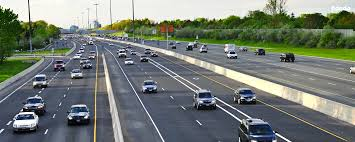
#> input picture pictures/highway.jpeg, 355 x 142 px, found by its file name
$ python helper.py
#> lines starting #> are read from the running program, lines starting #| are printed output that depends on the picture; after the words box and inside, x2 and y2 are one past the last pixel; in counts of white or black regions, pixels touching at a corner belong together
import cv2
import os
import numpy as np
import sys
import matplotlib.pyplot as plt


def handmade_thresholding(image, threshold, max_value, min_value):
    for i in range(image.shape[0]):
        for j in range(image.shape[1]):
            if image[i][j] > threshold:
                image[i][j] = max_value
            else:
                image[i][j] = min_value

    return image

try:
    image_path = '/home/aynur/Desktop/opencv_python/pictures/highway.jpeg'

    if not os.path.exists(image_path):
        raise FileNotFoundError("Image file does not exist!")

    image = cv2.imread(image_path)
#> image is the input picture: shape (142, 355, 3); mean B, G, R 116.2, 123.6, 115.9

    if image is None:
        raise ValueError("Failed to load the image. The format may be unsupported or the file may be corrupted.")

    gray = cv2.cvtColor(image, cv2.COLOR_BGR2GRAY)
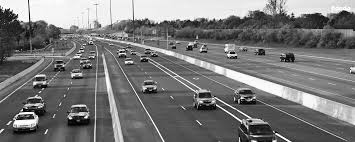
#> gray: shape (142, 355); min 0, max 255, mean 120.5
    ret, thresh = cv2.threshold(gray, 0, 255, cv2.THRESH_OTSU)
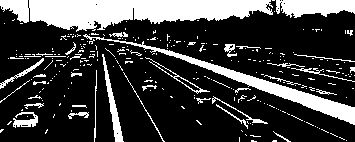
#> thresh: shape (142, 355); 24.4% white; 279 white regions (241 under 20 px), largest, box (x1, y1, x2, y2) and area: (0, 0, 273, 32) 5571, (83, 34, 355, 125) 2239, (276, 0, 355, 18) 1069
#> ret = 153
    cv2.imshow('Thresholding', thresh)

    result = handmade_thresholding(gray.copy(), 125, 255, 0)
#> after the loop in handmade_thresholding, `for i in range(image.shape[0]):`:
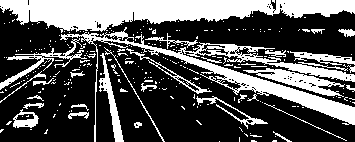
#> image: shape (142, 355); 33.8% white; 271 white regions (238 under 20 px), largest, box (x1, y1, x2, y2) and area: (0, 0, 355, 33) 6925, (60, 27, 355, 142) 4569, (243, 68, 345, 97) 956
    cv2.imshow('Handmade thresholding', result)

    final = np.hstack((thresh, result))
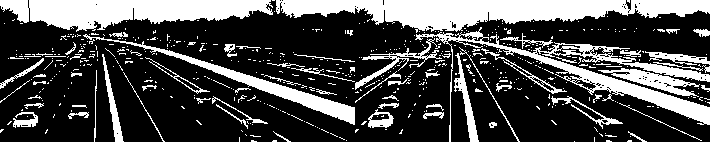
#> final: shape (142, 710); 29.1% white; 549 white regions (479 under 20 px), largest, box (x1, y1, x2, y2) and area: (276, 0, 710, 33) 7994, (0, 0, 273, 32) 5571, (415, 27, 710, 142) 4569
    cv2.imshow('Result', final)

    plt.subplot(1, 2, 1)
    plt.imshow(thresh, cmap='gray')
    plt.title('OpenCV Threshold')
    plt.axis('off')

    plt.subplot(1, 2, 2)
    plt.imshow(result, cmap='gray')
    plt.title('Handmade Threshold')
    plt.axis('off')

    plt.tight_layout()
    plt.show()

    while True:
        key = cv2.waitKey(100) & 0xFF
#> (key q is pressed here)
        if key == 27 or key == ord('q'):
            print('Exiting...')
            break

except FileNotFoundError as fnf:
    print(f"Error: {fnf}")
except ValueError as ve:
    print(f"Image loading error: {ve}")
except KeyboardInterrupt:
    print("Exited using Ctrl + C.")
except Exception as e:
    print(f'Unexpected error occured, {e}!')
finally:
    cv2.destroyAllWindows()

$ run again, with pictures/baku.jpeg copied over pictures/highway.jpeg
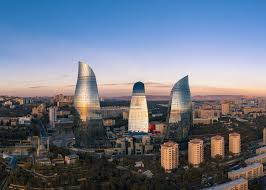
#> input picture pictures/baku.jpeg, 266 x 190 px, found by its file name
#> image is the input picture: shape (190, 266, 3); mean B, G, R 133.1, 117.1, 109.3
#> `ret, thresh = cv2.threshold(gray, 0, 255, cv2.THRESH_OTSU)`:
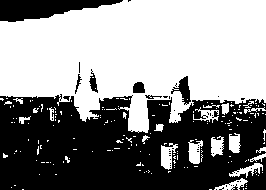
#> thresh: shape (190, 266); 55.3% white; 49 black regions (41 under 20 px), largest, box (x1, y1, x2, y2) and area: (0, 94, 266, 190) 20295, (0, 0, 123, 22) 1625, (171, 76, 191, 105) 243
#> ret = 110
#> `final = np.hstack((thresh, result))`:
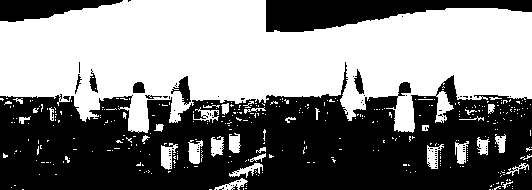
#> final: shape (190, 532); 50.6% white; 95 black regions (85 under 20 px), largest, box (x1, y1, x2, y2) and area: (0, 62, 532, 190) 42682, (266, 0, 532, 32) 4789, (0, 0, 123, 22) 1625

$ run again, with pictures/messi.jpeg copied over pictures/highway.jpeg
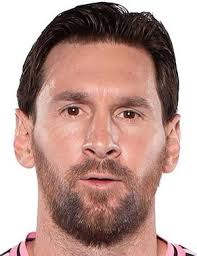
#> input picture pictures/messi.jpeg, 197 x 256 px, found by its file name
#> image is the input picture: shape (256, 197, 3); mean B, G, R 148.4, 155.5, 187.3
#> `ret, thresh = cv2.threshold(gray, 0, 255, cv2.THRESH_OTSU)`:
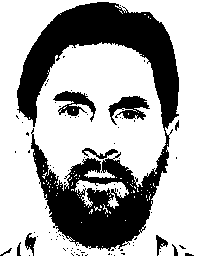
#> thresh: shape (256, 197); 66.2% white; 87 black regions (76 under 20 px), largest, box (x1, y1, x2, y2) and area: (17, 2, 179, 251) 15210, (108, 96, 150, 125) 594, (53, 91, 96, 122) 568
#> ret = 142
#> `final = np.hstack((thresh, result))`:
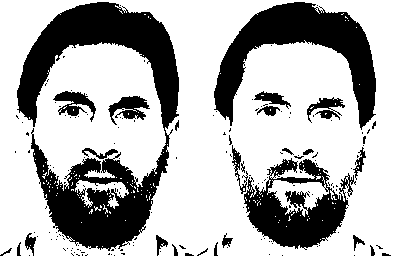
#> final: shape (256, 394); 69% white; 167 black regions (140 under 20 px), largest, box (x1, y1, x2, y2) and area: (17, 2, 179, 251) 15210, (214, 2, 376, 130) 7548, (244, 158, 356, 250) 5017
